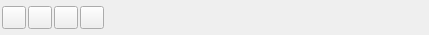
<?xml version="1.0" encoding="UTF-8"?>
<ui version="4.0">
 <class>FormOptionMove</class>
 <widget class="QWidget" name="FormOptionMove">
  <property name="geometry">
   <rect>
    <x>0</x>
    <y>0</y>
    <width>429</width>
    <height>35</height>
   </rect>
  </property>
  <property name="windowTitle">
   <string>Form</string>
  </property>
  <layout class="QVBoxLayout" name="verticalLayout_2">
   <property name="spacing">
    <number>2</number>
   </property>
   <property name="leftMargin">
    <number>2</number>
   </property>
   <property name="topMargin">
    <number>2</number>
   </property>
   <property name="rightMargin">
    <number>2</number>
   </property>
   <property name="bottomMargin">
    <number>2</number>
   </property>
   <item>
    <layout class="QHBoxLayout" name="horizontalLayout">
     <item>
      <widget class="qLib::qToolButton" name="m_pBtnHalfCut">
       <property name="text">
        <string/>
       </property>
       <property name="icon">
        <iconset resource="../Resource/qFsResource.qrc">
         <normaloff>:/AppSpecific/cut2.png</normaloff>:/AppSpecific/cut2.png</iconset>
       </property>
       <property name="checkable">
        <bool>true</bool>
       </property>
      </widget>
     </item>
     <item>
      <widget class="qLib::qToolButton" name="m_pBtnThirdCut">
       <property name="text">
        <string/>
       </property>
       <property name="icon">
        <iconset resource="../Resource/qFsResource.qrc">
         <normaloff>:/AppSpecific/cut3.png</normaloff>:/AppSpecific/cut3.png</iconset>
       </property>
       <property name="checkable">
        <bool>true</bool>
       </property>
      </widget>
     </item>
     <item>
      <widget class="qLib::qToolButton" name="m_pBtnGoldenCut">
       <property name="text">
        <string/>
       </property>
       <property name="icon">
        <iconset resource="../Resource/qFsResource.qrc">
         <normaloff>:/AppSpecific/cutGolden.png</normaloff>:/AppSpecific/cutGolden.png</iconset>
       </property>
       <property name="checkable">
        <bool>true</bool>
       </property>
      </widget>
     </item>
     <item>
      <widget class="qLib::qToolButton" name="m_pBtnGoldenCoil">
       <property name="text">
        <string/>
       </property>
       <property name="icon">
        <iconset resource="../Resource/qFsResource.qrc">
         <normaloff>:/AppSpecific/cutSpiral.png</normaloff>:/AppSpecific/cutSpiral.png</iconset>
       </property>
       <property name="checkable">
        <bool>true</bool>
       </property>
      </widget>
     </item>
     <item>
      <spacer name="horizontalSpacer">
       <property name="orientation">
        <enum>Qt::Horizontal</enum>
       </property>
       <property name="sizeHint" stdset="0">
        <size>
         <width>40</width>
         <height>20</height>
        </size>
       </property>
      </spacer>
     </item>
    </layout>
   </item>
  </layout>
 </widget>
 <customwidgets>
  <customwidget>
   <class>qLib::qToolButton</class>
   <extends>QToolButton</extends>
   <header location="global">qToolButton.h</header>
  </customwidget>
 </customwidgets>
 <resources>
  <include location="../Resource/qFsResource.qrc"/>
 </resources>
 <connections/>
</ui>
